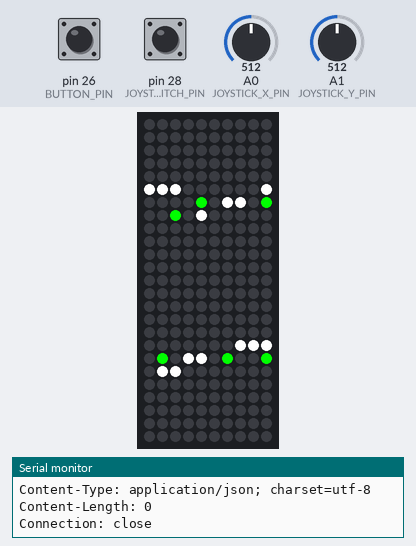
Recording of a sketch running on a simulated Arduino Mega 2560, built with avr-gcc and run on an emulated ATmega2560. Shown: 10×25 RGB LED matrix (first LED top left, wired row by row), the last lines printed to the serial monitor. Inputs (shaded band) come from the test bench; at power-on: pin 26 (BUTTON_PIN) HIGH, A0 (JOYSTICK_X_PIN) = 512, pin 28 (JOYSTICK_SWITCH_PIN) LOW, A1 (JOYSTICK_Y_PIN) = 512. WiFi joins after 1.5 s; servers stay silent unless stated; uploads are accepted with an empty reply; random numbers use the default seed unless the sketch sets one.

Above: at 1.4 s.
1.5 s: pin 26 (BUTTON_PIN) pulled LOW for 0.15 s
At 1.69 s:
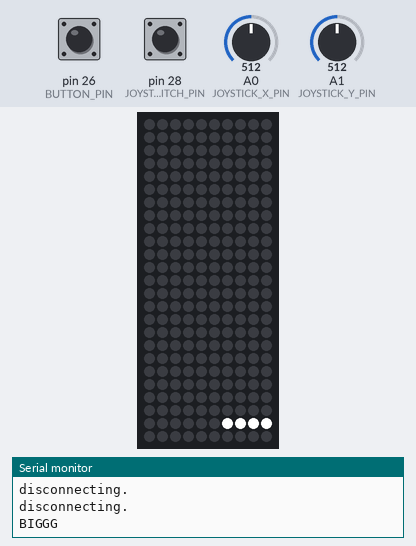
2.2 s: A0 (JOYSTICK_X_PIN) set to 402
At 2.32 s:
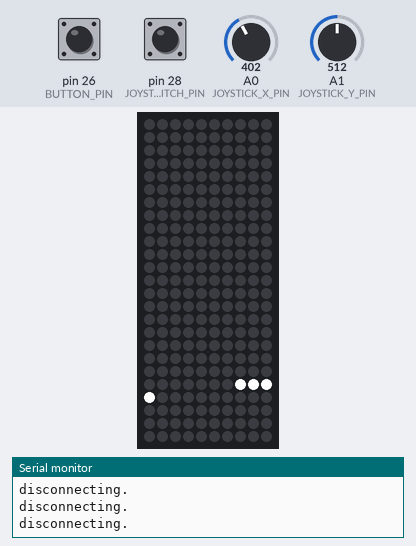
3.7 s: A0 (JOYSTICK_X_PIN) set to 622
At 4.01 s:
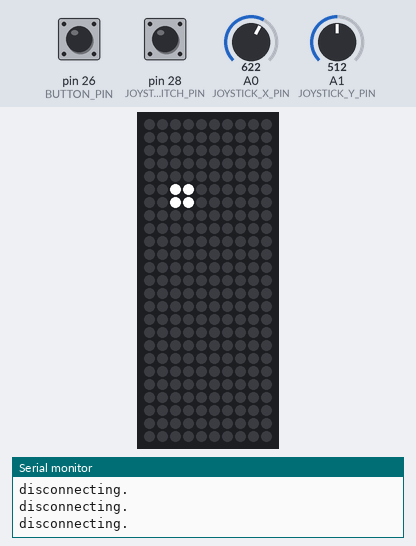
5.4 s: A0 (JOYSTICK_X_PIN) set to 306
At 8.0 s:
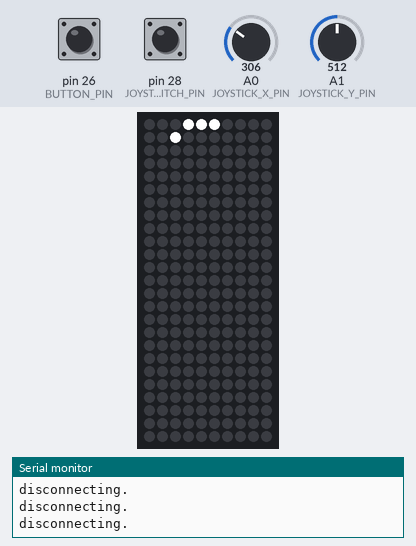
Timing chart, 0 to 8.3 s (numbered marks = the images above; inputs shaded):
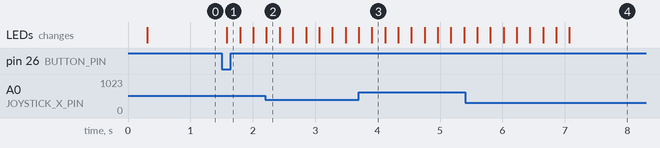

The sketch:

stackers.ino
```cpp
#include <FastLED.h>
#include <SPI.h>
#include <Ethernet.h>
#include "Button.h"
#include "LedDisplay.h"
#include "MenuState.h"

constexpr uint8_t DATA_PIN = 1;
constexpr uint8_t BUTTON_PIN = 26;
constexpr uint8_t JOYSTICK_X_PIN = A0;  // Joystick X-axis pin
constexpr uint8_t JOYSTICK_Y_PIN = A1;  // Joystick Y-axis pin
constexpr uint8_t JOYSTICK_SWITCH_PIN = 28;

// Enter a MAC address and IP address for your controller below.
// The IP address will be dependent on your local network:
byte mac[] = {
  0xDE, 0xAD, 0xBE, 0xEF, 0xFE, 0xED
};
IPAddress ip(192, 168, 1, 177);

// Initialize the Ethernet server library
// with the IP address and port you want to use
// (port 80 is default for HTTP):
EthernetClient client;


Button button(BUTTON_PIN);
State* currentState;

void makeGETRequest() {
  char server[] = "httpbin.org";  // replace with your server's address
  if (client.connect(server, 80)) {
    Serial.println("connected");
    // Make a HTTP request:
    client.println("GET /get HTTP/1.1");
    client.println("Host: httpbin.org");
    client.println("Connection: close");
    client.println();
  } else {
    // if you didn't get a connection to the server:
    Serial.println("connection failed");
  }
}


void setup() {
  Serial.begin(9600);  // or 57600, or 115200 depending on your needs


  while (!Serial) {
    ; // wait for serial port to connect. Needed for native USB port only
  }
  Serial.println("Ethernet WebServer Example");

  // start the Ethernet connection and the server:
  Ethernet.begin(mac, ip);

  // Check for Ethernet hardware present
  if (Ethernet.hardwareStatus() == EthernetNoHardware) {
    Serial.println("Ethernet shield was not found.  Sorry, can't run without hardware. :(");
    while (true) {
      delay(1); // do nothing, no point running without Ethernet hardware
    }
  }
  if (Ethernet.linkStatus() == LinkOFF) {
    Serial.println("Ethernet cable is not connected.");
  }

  // start the server
  // server.begin();
  Serial.print("server is at ");
  Serial.println(Ethernet.localIP());


  FastLED.addLeds<WS2812B, DATA_PIN, GRB>(LedDisplay::getLeds(), LedDisplay::getNumLeds());
  button.setup();
  Serial.println("SETUP");
  currentState = new MenuState();
  Serial.println("SETUP2");

  makeGETRequest();
}

void loop() {
  if (client.available()) {
    char c = client.read();
    Serial.print(c);
  }

  // if the server's disconnected, stop the client:
  if (!client.connected()) {
    Serial.println();
    Serial.println("disconnecting.");
    client.stop();
  }

  State* newState = currentState->handleInput();
  if (newState != nullptr) {
    Serial.println("BIGGG");
    delete currentState;
    currentState = newState;
  }

  int joystickXValue = analogRead(JOYSTICK_X_PIN);
  int joystickYValue = analogRead(JOYSTICK_Y_PIN);
  bool joystickSwitchState = digitalRead(JOYSTICK_SWITCH_PIN);
  bool isButtonPressed = button.isPressed();

  currentState->updateJoystick(joystickXValue, joystickYValue, joystickSwitchState, isButtonPressed);

  currentState->loop();
}
```

ArtShow.cpp
```cpp
#include "ArtShow.h"
#include "LedDisplay.h"
#include "LedIndexes.h"

const int BALL_SIZE = 2;
const int BALL_SPEED = 1;

ArtShow::ArtShow() : GameState(CRGB::White), ball{5, 12, BALL_SIZE, BALL_SIZE, BALL_SPEED, BALL_SPEED}, hasHitWall(false) {
  // Constructor definition
  gridWidth = LedDisplay::getWidth();
  gridHeight = LedDisplay::getHeight();
}

State* ArtShow::handleInput() {
  // When the button is pressed, go back to the menu
  return nullptr;
}

void ArtShow::loop() {
  // Clear the grid
  LedDisplay::clearGrid();

  // Update ball position
  ball.x += ball.dx;
  ball.y += ball.dy;

  // Check for collision with the edges
  if (ball.x <= 0 || ball.x >= gridWidth - BALL_SIZE) {
    ball.dx *= -1; // Reverse horizontal direction
    hasHitWall = true; // Set the flag to indicate a wall hit
  }

  if (ball.y <= 0 || ball.y >= gridHeight - BALL_SIZE) {
    ball.dy *= -1; // Reverse vertical direction
    hasHitWall = true; // Set the flag to indicate a wall hit
  }

  // Change color if the ball has hit a wall
  if (hasHitWall) {
    color = CRGB(random(256), random(256), random(256)); // Change color randomly
    hasHitWall = false; // Reset the flag
  }

  // Render the ball on the LED grid
  renderBall(ball);

  // Update the LEDs
  FastLED.show();

  // Add delay to control the speed of the animation
  delay(100);
}

void ArtShow::renderBall(const Ball& ball) {
  for (int i = ball.y; i < ball.y + ball.height; i++) {
    for (int j = ball.x; j < ball.x + ball.width; j++) {
      int index = ledIndexes[i][j];
      LedDisplay::getLeds()[index] = color;
    }
  }
}
```

ArtShow.h
```cpp
#ifndef ARTSHOW_H
#define ARTSHOW_H

#include "GameState.h"

struct Ball {
  int x;        // X position
  int y;        // Y position
  int width;    // Width of the ball
  int height;   // Height of the ball
  int dx;       // X velocity (speed and direction)
  int dy;       // Y velocity (speed and direction)
};

class ArtShow : public GameState {
public:
  ArtShow();  // Constructor declaration
  State* handleInput() override;
  void loop() override;

private:
  void renderBall(const Ball& ball);

  Ball ball;
  bool buttonPressed;
  int gridWidth;
  int gridHeight;
  bool hasHitWall;
};

#endif
```

Button.h
```cpp
#ifndef BUTTON_H
#define BUTTON_H

#include <Arduino.h>

class Button {
private:
  uint8_t pin;
  bool lastButtonState;
  unsigned long lastDebounceTime;
  static constexpr unsigned long DEBOUNCE_DELAY = 50;  // Let's say it's 50ms

public:
  explicit Button(uint8_t pin) : pin(pin), lastButtonState(HIGH), lastDebounceTime(0) {}

  void setup() {
    pinMode(pin, INPUT_PULLUP);
  }

  bool isPressed() {
    bool reading = digitalRead(pin);
    if (reading != lastButtonState) {
      lastDebounceTime = millis();
    }
    bool pressed = !reading && (millis() - lastDebounceTime > DEBOUNCE_DELAY);
    lastButtonState = reading;
    return pressed;
  }
};

#endif
```

GameState.h
```cpp
#ifndef GAME_STATE_H
#define GAME_STATE_H

#include "State.h"
#include <FastLED.h>

class GameState : public State {
protected:
  CRGB color;  // Each game can have a unique color
public:
  GameState(CRGB color) : color(color) {}
  virtual ~GameState() {}  // Ensure destructor is virtual

  // Getter for the color
  CRGB getColor() { return color; }

  // The game-specific logic would be implemented in the subclasses
};

#endif
```

LedDisplay.cpp
```cpp
#include "LedDisplay.h"

CRGB LedDisplay::leds[NUM_LEDS];

void LedDisplay::clearGrid() {
  for (int i = 0; i < NUM_LEDS; i++) {
    leds[i] = CRGB::Black;
  }
}
```

LedDisplay.h
```cpp
#ifndef LED_DISPLAY_H
#define LED_DISPLAY_H

#include <FastLED.h>

class LedDisplay {
private:
  static constexpr uint16_t NUM_LEDS = 250;
  static CRGB leds[NUM_LEDS];
public:
  static CRGB* getLeds() { return leds; }
  static uint16_t getNumLeds() { return NUM_LEDS; }
  static uint16_t getWidth() { return 10; }
  static uint16_t getHeight() { return 25; }
  static void clearGrid();
};

#endif
```

LedIndexes.h
```cpp
#ifndef LED_INDEXES_H
#define LED_INDEXES_H

extern int ledIndexes[25][10];
extern bool digitPatterns[10][5][3];

#endif
```

MenuState.cpp
```cpp
#include "MenuState.h"
#include "Tetris.h"  // Include all your game state headers
#include "Snake.h"
#include "ArtShow.h"
#include "LedDisplay.h"
#include "LedIndexes.h"

#define JOYSTICK_THRESHOLD 20

MenuState::MenuState() {
  NUM_GAMES = sizeof(games) / sizeof(games[0]);
  games[0] = new Tetris();  // Add your games here
  games[1] = new Snake();
  selectedGameIndex = 0;
  buttonPressed = false;    // Initialize it as false
}

State* MenuState::handleInput() {
  // If the button was pressed, transition to the selected game's state
  if (buttonPressed) {
    buttonPressed = false;  // Reset the button press state
    return games[selectedGameIndex];  // Return the selected game's state
  }
  return nullptr;  // Stay in the current state
}

void MenuState::loop() {
  // Clear the grid
  LedDisplay::clearGrid();

  // Calculate the starting row for the first game to center the menu
  int startRow = (25 - NUM_GAMES * 2 + 1) / 2;

  // Render the menu
  for (size_t i = 0; i < NUM_GAMES; i++) {
    // Get the color of the game
    CRGB color = games[i]->getColor();

    // Determine the row for this game
    int row = startRow + i * 2;

    // Render a row of LEDs for this game
    // Note the start of the loop is now at 2, and the end is at < 8
    for (int j = 2; j < 8; j++) {
      int index = ledIndexes[row][j];
      LedDisplay::getLeds()[index] = color;
    }
  }

  // Show which menu option is selected
  int selectedIndex = startRow + selectedGameIndex * 2;
  int leftLedIndex = ledIndexes[selectedIndex][1]; // leftmost LED of the row
  int rightLedIndex = ledIndexes[selectedIndex][8]; // rightmost LED of the row
  CRGB selectColor = CRGB::White; // Or any other color that you'd like
  LedDisplay::getLeds()[leftLedIndex] = selectColor;
  LedDisplay::getLeds()[rightLedIndex] = selectColor;

  // Update the LEDs
  FastLED.show();
}
// Add this to your class definition
int lastJoystickY = 0;
unsigned long lastMoveTime = 0; // Last time the joystick moved
const unsigned long joystickMoveInterval = 320;
void MenuState::updateJoystick(int xValue, int yValue, bool switchState, bool isButtonPressed) {
    // Handle button press
    if (isButtonPressed) {
      buttonPressed = true;  // Set it to true when the joystick's button is pressed
    }

   // Handle joystick movements
  if (abs(yValue - 512) > JOYSTICK_THRESHOLD) {
      unsigned long currentTime = millis();
      if (currentTime - lastMoveTime >= joystickMoveInterval) {
          if ((yValue - 512) > 0 && (lastJoystickY - 512) >= 0) {
              Serial.println("UP");
              selectedGameIndex = (selectedGameIndex + 1) % NUM_GAMES; // joystick moved up
              lastMoveTime = currentTime; // Update the last move time
          } else if ((yValue - 512) < 0 && (lastJoystickY - 512) <= 0) {
              Serial.println("DOWN");
              selectedGameIndex = (selectedGameIndex + NUM_GAMES - 1) % NUM_GAMES; // joystick moved down
              lastMoveTime = currentTime; // Update the last move time
          }
      }
  }
  lastJoystickY = yValue; // remember the last y position
}

MenuState::~MenuState() {
}
```

MenuState.h
```cpp
#ifndef MENU_STATE_H
#define MENU_STATE_H

#include "State.h"
#include "GameState.h"
#include "Tetris.h"
#include "ArtShow.h"
#include "Snake.h"

class MenuState : public State {
private:
  GameState* games[3] = { new Tetris(), new Snake(), new ArtShow() };
  size_t NUM_GAMES;
  size_t selectedGameIndex;
  bool buttonPressed;
public:
  MenuState();
  virtual ~MenuState();
  State* handleInput() override;
  void loop() override;
  void selectNextGame();
  virtual void updateJoystick(int xValue, int yValue, bool switchState, bool isButtonPressed) override;
};

#endif
```

Snake.cpp
```cpp
#include "Snake.h"

State* Snake::handleInput() {
  // When the button is pressed, go back to the menu
}

void Snake::loop() {
  // Implement the game logic here
  // You can use the color member variable when controlling the LED grid
}
```

Snake.h
```cpp
#ifndef SNAKE_H
#define SNAKE_H

#include "GameState.h"

class Snake : public GameState {
public:
  Snake() : GameState(CRGB(0x00FF00)) {}  // Choose a color for this game
  State* handleInput() override;
  void loop() override;
};

#endif
```

State.h
```cpp
#ifndef STATE_H
#define STATE_H

class State {
public:
  virtual ~State() {}  // Always make base class destructor virtual
  virtual State* handleInput() = 0;
  virtual void loop() = 0;
  virtual void updateJoystick(int xValue, int yValue, bool switchState, bool isButtonPressed) {}
};

#endif
```

Tetris.cpp
```cpp
#include "Tetris.h"
#include "LedDisplay.h"
#include "LedIndexes.h"

const int TETROMINO_SIZE = 4;

Tetris::Tetris() : GameState(CRGB::White), currentTetromino{5, 0, 0, {{0,0,0,0},{0,1,1,0},{0,1,1,0},{0,0,0,0}}} {
  buttonPressed = false;
  for (int i = 0; i < GRID_HEIGHT; i++) {
    for (int j = 0; j < GRID_WIDTH; j++) {
      grid[i][j] = 0;
    }
  }
}

State* Tetris::handleInput() {
  // Implement input handling here.
  // You'll need to read from the joystick and buttons, and update the current tetromino's position and rotation accordingly.
  // Don't forget to check for collisions with the grid edges and existing blocks!
  return nullptr;
}

void Tetris::loop() {
  LedDisplay::clearGrid();

  if (buttonPressed) {
    buttonPressed = false;  // Reset the button press state
    rotateTetromino();
  }

  updateTetromino();

  for (int i = 0; i < GRID_HEIGHT; i++) {
    for (int j = 0; j < GRID_WIDTH; j++) {
      if (grid[i][j]) {
        LedDisplay::getLeds()[ledIndexes[i][j]] = color;
      }
    }
  }

  renderTetromino(currentTetromino);

  FastLED.show();

  delay(200);
}

void Tetris::updateJoystick(int xValue, int yValue, bool switchState, bool isButtonPressed) {
  // xValue has a range from 0 to 1024
  // Assuming xValue around 512 is the resting position
  // Values significantly less than 512 move the tetromino to the left
  // Values significantly greater than 512 move the tetromino to the right
  if (xValue < 412) {  // Choose a threshold like 412 (512 - 100) to avoid sensitivity
    moveTetromino(-1, 0);  // Move left
  } else if (xValue > 612) {  // Choose a threshold like 612 (512 + 100) to avoid sensitivity
    moveTetromino(1, 0);  // Move right
  }

  // Rotate the tetromino if the button is pressed
  if (isButtonPressed) {
    rotateTetromino();
  }

  // If switchState is true, it implies that the player wants to pause or quit the game
  // We'll handle this in `handleInput()`, so here we just set `buttonPressed`
  if (switchState) {
    buttonPressed = true;
  }
}

void Tetris::renderTetromino(const Tetromino& tetromino) {
  for (int i = 0; i < TETROMINO_SIZE; i++) {
    for (int j = 0; j < TETROMINO_SIZE; j++) {
      if (tetromino.shape[i][j]) {
        int x = tetromino.x + j;
        int y = tetromino.y + i;
        if (x >= 0 && x < GRID_WIDTH && y >= 0 && y < GRID_HEIGHT) {
          LedDisplay::getLeds()[ledIndexes[y][x]] = color;
        }
      }
    }
  }
}

void Tetris::updateTetromino() {
  moveTetromino(0, 1);
}

bool Tetris::isColliding(const Tetromino& tetromino) {
  for (int i = 0; i < TETROMINO_SIZE; i++) {
    for (int j = 0; j < TETROMINO_SIZE; j++) {
      if (tetromino.shape[i][j]) {
        int x = tetromino.x + j;
        int y = tetromino.y + i;
        if (x < 0 || x >= GRID_WIDTH || y >= GRID_HEIGHT || (y >= 0 && grid[y][x])) {
          return true;
        }
      }
    }
  }
  return false;
}

void Tetris::moveTetromino(int dx, int dy) {
  currentTetromino.x += dx;
  currentTetromino.y += dy;
  if (isColliding(currentTetromino)) {
    currentTetromino.x -= dx;
    currentTetromino.y -= dy;
  }
}

void Tetris::rotateTetromino() {
  int oldRotation = currentTetromino.rotation;
  currentTetromino.rotation = (currentTetromino.rotation + 1) % 4;
  // TODO: Update currentTetromino.shape based on rotation
  if (isColliding(currentTetromino)) {
    currentTetromino.rotation = oldRotation;
    // TODO: Update currentTetromino.shape based on oldRotation
  }
}
```

Tetris.h
```cpp
#ifndef TETRIS_H
#define TETRIS_H

#include "GameState.h"

#define GRID_WIDTH 10
#define GRID_HEIGHT 25

struct Tetromino {
  int x;        // X position
  int y;        // Y position
  int rotation; // Current rotation
  int shape[4][4]; // Shape of the tetromino
};

class Tetris : public GameState {
public:
  Tetris();  // Constructor declaration
  State* handleInput() override;
  void loop() override;
  virtual void updateJoystick(int xValue, int yValue, bool switchState, bool isButtonPressed) override;

private:
  void renderTetromino(const Tetromino& tetromino);
  void updateTetromino();
  bool isColliding(const Tetromino& tetromino);
  void moveTetromino(int dx, int dy);
  void rotateTetromino();

  Tetromino currentTetromino;
  int grid[GRID_HEIGHT][GRID_WIDTH];

  bool buttonPressed;  // Add this line
};

#endif
```

Source omitted: LedIndexes.cpp (data table, 2482 bytes)

Measured:
- after the input at 1.5 s, the LEDs: change after 0.09 s (image 1)
